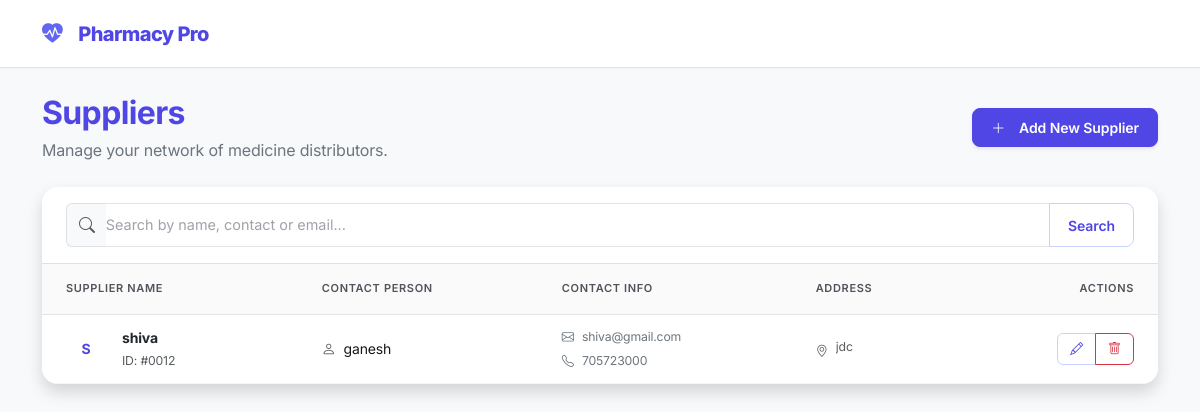
/public/supplier/supplier-management.php (signed in), run on the app's committed database.
### tables this page shows
CREATE TABLE `suppliers` (
  `id` int(11) NOT NULL,
  `name` varchar(255) NOT NULL,
  `contact_person` varchar(255) NOT NULL,
  `email` varchar(255) NOT NULL,
  `phone` varchar(20) NOT NULL,
  `address` text NOT NULL
);

### app/init.php (called while the page is built, shortened)
<?php
spl_autoload_register(function ($class_name) {
    $core_file = __DIR__ . '/Core/' . $class_name . '.php';
    if (file_exists($core_file)) {
        return;
    }
    $model_file = __DIR__ . '/Models/' . $class_name . '.php';
    if (file_exists($model_file)) {
        return;
    }
});

### app/Models/Supplier.php (called while the page is built, shortened)
<?php
class Supplier {
    private $conn;
    private $table_name = "suppliers";
    public function __construct($db) {
        $this->conn = $db;
    }
    public function read() {
        $query = "SELECT * FROM " . $this->table_name . " ORDER BY name";
        $stmt = $this->conn->prepare($query);
        $stmt->execute();
        return $stmt;
    }
}

### public/supplier/supplier-management.php (the view, shortened to what this page needs)
<?php
$database = new Database();
$db = $database->getConnection();
$supplier = new Supplier($db);
$action = isset($_GET['action']) ? $_GET['action'] : 'list';
$search = isset($_GET['search']) ? $_GET['search'] : '';
if ($action == 'list') {
    if($search) {
        $suppliers_list = $supplier->search($search);
    } else {
        $suppliers_list = $supplier->read();
    }
} elseif ($action == 'edit' && isset($_GET['id'])) {
    $supplier->id = $_GET['id'];
    $supplier->readOne();
}
?>
<!DOCTYPE html>
<html lang="en">
<head>
    <link href="https://cdn.jsdelivr.net/npm/bootstrap@5.3.0/dist/css/bootstrap.min.css" rel="stylesheet">
    <link rel="stylesheet" href="https://cdn.jsdelivr.net/npm/bootstrap-icons@1.7.2/font/bootstrap-icons.css">
    <link href="../styles.css" rel="stylesheet">
</head>
<body>
    <nav class="navbar navbar-dark bg-primary">
        <div class="container">
            <a class="navbar-brand fw-bold" href="../dashboard/dashboard.php">
                <i class="bi bi-heart-pulse-fill me-2"></i>Pharmacy Pro
            </a>
        </div>
    </nav>
    <div class="container py-4">
        <?php if($action == 'list'): ?>
            <div class="row align-items-center mb-4">
                 <div class="col-md-6">
                    <h2 class="fw-bold text-primary mb-1">Suppliers</h2>
                    <p class="text-secondary mb-0">Manage your network of medicine distributors.</p>
                </div>
                <div class="col-md-6 text-md-end mt-3 mt-md-0">
                     <a href="?action=add" class="btn btn-primary shadow-sm"><i class="bi bi-plus-lg me-2"></i>Add New Supplier</a>
                </div>
            </div>
            <div class="card shadow border-0">
                <div class="card-header bg-white py-3 border-bottom">
                    <form method="GET" class="d-flex">
                        <div class="input-group">
                            <span class="input-group-text bg-light border-end-0"><i class="bi bi-search text-muted"></i></span>
                            <input type="text" class="form-control border-start-0 ps-0" name="search" placeholder="Search by name, contact or email..." value="<?php echo htmlspecialchars($search); ?>">
                            <button type="submit" class="btn btn-outline-primary">Search</button>
                        </div>
                    </form>
                </div>
                <div class="card-body p-0">
                    <div class="table-responsive">
                        <table class="table table-hover align-middle mb-0">
                            <thead class="bg-light text-secondary">
                                <tr>
                                    <th class="px-4 py-3">Supplier Name</th>
                                    <th class="py-3">Contact Person</th>
                                    <th class="py-3">Contact Info</th>
                                    <th class="py-3">Address</th>
                                    <th class="py-3 text-end px-4">Actions</th>
                                </tr>
                            </thead>
                            <tbody>
                                <?php if ($suppliers_list && $suppliers_list->rowCount() > 0): ?>
                                    <?php while ($row = $suppliers_list->fetch(PDO::FETCH_ASSOC)): ?>
                                        <tr>
                                            <td class="px-4">
                                                <div class="d-flex align-items-center">
                                                    <div class="avatar-sm bg-primary bg-opacity-10 rounded-circle me-3 d-flex align-items-center justify-content-center text-primary fw-bold" style="width: 40px; height: 40px; min-width: 40px;">
                                                        <?php echo strtoupper(substr($row['name'], 0, 1)); ?>
                                                    </div>
                                                    <div>
                                                        <div class="fw-bold text-dark"><?php echo htmlspecialchars($row['name']); ?></div>
                                                        <small class="text-muted">ID: #<?php echo str_pad($row['id'], 4, '0', STR_PAD_LEFT); ?></small>
                                                    </div>
                                                </div>
                                            </td>
                                            <td>
                                                <i class="bi bi-person me-2 text-muted"></i><?php echo htmlspecialchars($row['contact_person']); ?>
                                            </td>
                                            <td>
                                                <div class="d-flex flex-column small">
                                                    <a href="mailto:<?php echo htmlspecialchars($row['email']); ?>" class="text-decoration-none text-secondary mb-1">
                                                        <i class="bi bi-envelope me-2"></i><?php echo htmlspecialchars($row['email']); ?>
                                                    </a>
                                                    <span class="text-secondary">
                                                        <i class="bi bi-telephone me-2"></i><?php echo htmlspecialchars($row['phone']); ?>
                                                    </span>
                                                </div>
                                            </td>
                                            <td class="text-muted small">
                                                <div class="d-flex">
                                                    <i class="bi bi-geo-alt me-2 mt-1"></i>
                                                    <span class="text-truncate" style="max-width: 200px;" title="<?php echo htmlspecialchars($row['address']); ?>">
                                                        <?php echo htmlspecialchars($row['address']); ?>
                                                    </span>
                                                </div>
                                            </td>
                                            <td class="text-end px-4">
                                                <div class="btn-group">
                                                    <a href="?action=edit&id=<?php echo $row['id']; ?>" class="btn btn-sm btn-outline-primary" title="Edit">
                                                        <i class="bi bi-pencil"></i>
                                                    </a>
                                                    <button type="button" class="btn btn-sm btn-outline-danger" data-bs-toggle="modal" data-bs-target="#deleteModal<?php echo $row['id']; ?>" title="Delete">
                                                        <i class="bi bi-trash"></i>
                                                    </button>
                                                </div>
                                            </td>
                                        </tr>
                                    <?php endwhile; ?>
                                <?php endif; ?>
                            </tbody>
                        </table>
                    </div>
                </div>
            </div>
        <?php endif; ?>
    </div>
</body>
</html>

### data on the page
suppliers: name "S", name "shiva", id "0012", contact_person "ganesh", email "shiva@gmail.com", phone "705723000", address "jdc"
